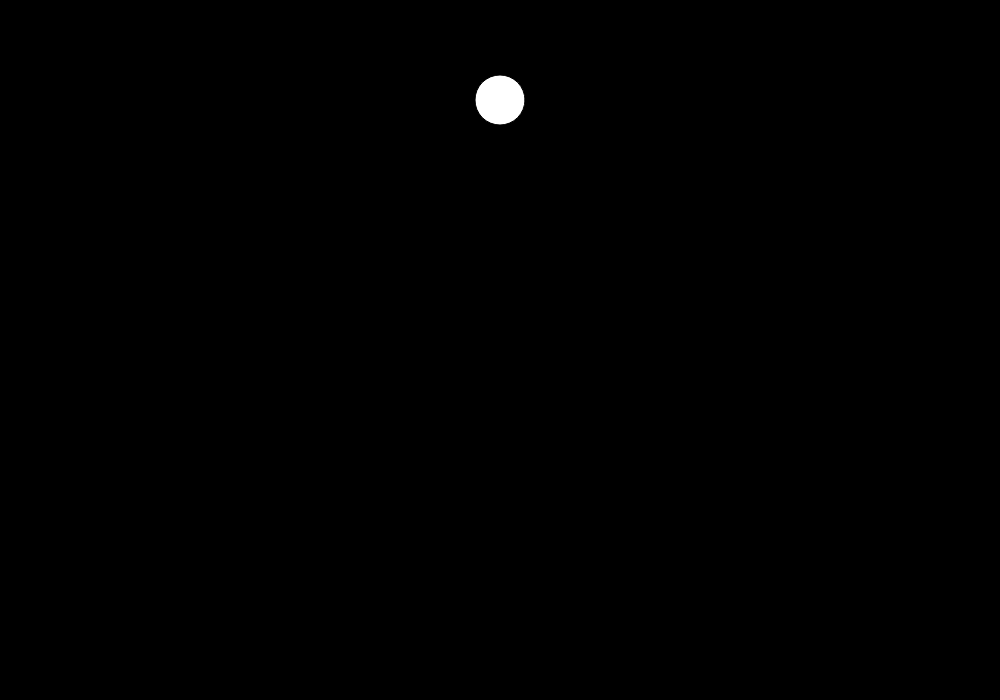
Frame 1 (no input)
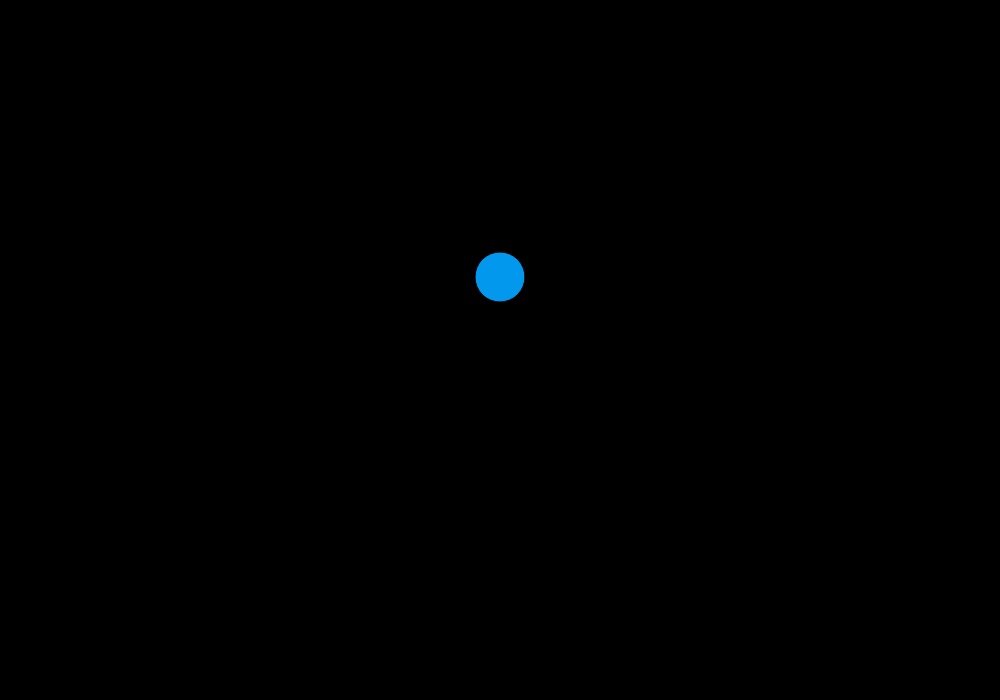
Frame 60 (no input)
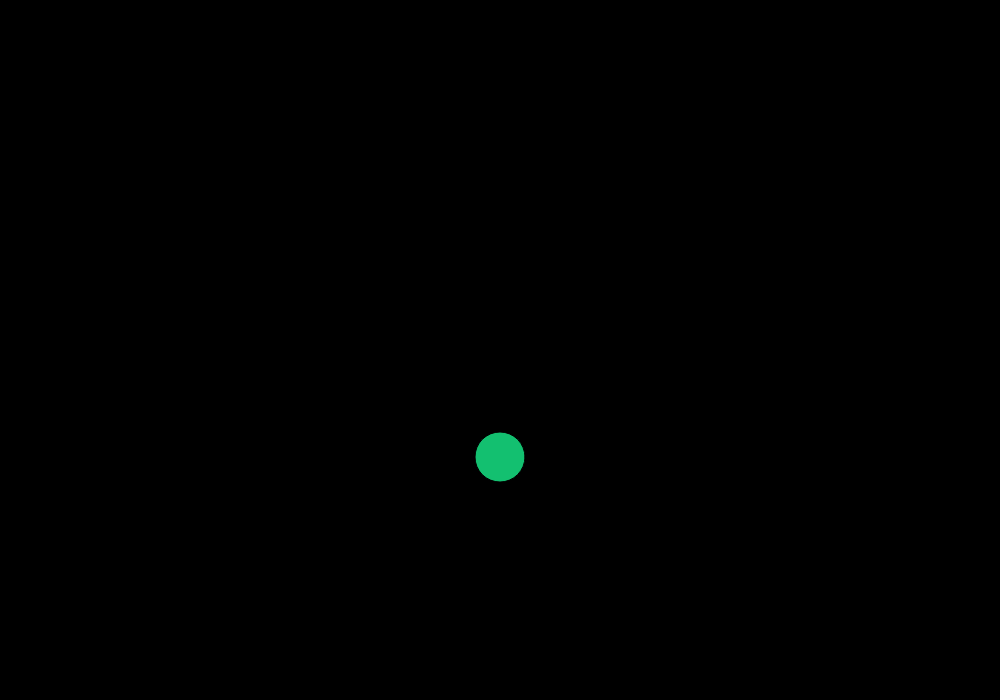
Frame 120 (the mouse pressed at the canvas centre since frame 60)

The p5.js sketch that drew these frames (run headless with seeded random() and noise() and a simulated clock; from frame 60 on, the mouse is pressed at the canvas centre):

// p5.js sketch
// ── sketch.js
var y = 100;
var dy = 3;
function setup() {
  createCanvas(1000, 700 );
}

function draw() {
  background(0);
   ellipse(500, y, 50, 50);
  fill(random(255),random(255),random(255));
  y +=  dy;
  if(y+25 > height || y-25 < 0) {
      dy *= -1;
  }
}
  
